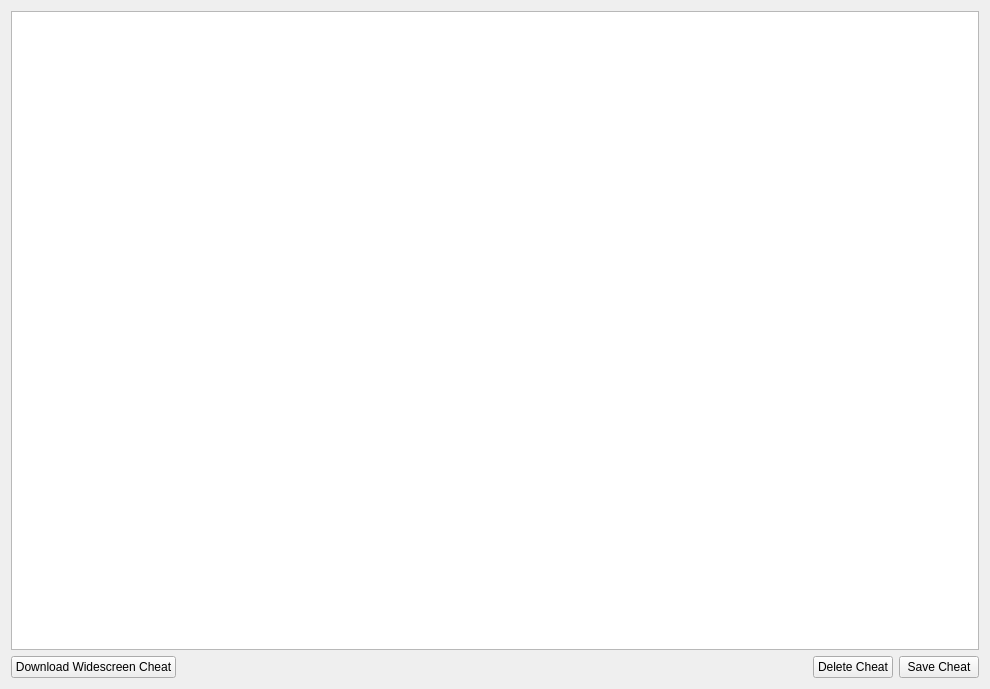
<?xml version="1.0" encoding="UTF-8"?>
<ui version="4.0">
 <class>GameCheatWidget</class>
 <widget class="QWidget" name="GameCheatWidget">
  <property name="geometry">
   <rect>
    <x>0</x>
    <y>0</y>
    <width>990</width>
    <height>689</height>
   </rect>
  </property>
  <property name="windowTitle">
   <string>Form</string>
  </property>
  <layout class="QVBoxLayout" name="verticalLayout">
   <item>
    <widget class="QTextEdit" name="mp_text_edit_cheat"/>
   </item>
   <item>
    <layout class="QHBoxLayout" name="horizontalLayout">
     <item>
      <widget class="QPushButton" name="mp_btn_download">
       <property name="text">
        <string>Download Widescreen Cheat</string>
       </property>
       <property name="icon">
        <iconset resource="../Resources/Resources.qrc">
         <normaloff>:/images/download</normaloff>:/images/download</iconset>
       </property>
      </widget>
     </item>
     <item>
      <spacer name="horizontalSpacer">
       <property name="orientation">
        <enum>Qt::Orientation::Horizontal</enum>
       </property>
       <property name="sizeHint" stdset="0">
        <size>
         <width>40</width>
         <height>20</height>
        </size>
       </property>
      </spacer>
     </item>
     <item>
      <widget class="QPushButton" name="mp_btn_delete">
       <property name="text">
        <string>Delete Cheat</string>
       </property>
       <property name="icon">
        <iconset resource="../Resources/Resources.qrc">
         <normaloff>:/images/delete</normaloff>:/images/delete</iconset>
       </property>
      </widget>
     </item>
     <item>
      <widget class="QPushButton" name="mp_btn_save">
       <property name="text">
        <string>Save Cheat</string>
       </property>
       <property name="icon">
        <iconset resource="../Resources/Resources.qrc">
         <normaloff>:/images/save</normaloff>:/images/save</iconset>
       </property>
      </widget>
     </item>
    </layout>
   </item>
  </layout>
 </widget>
 <tabstops>
  <tabstop>mp_text_edit_cheat</tabstop>
  <tabstop>mp_btn_download</tabstop>
  <tabstop>mp_btn_delete</tabstop>
  <tabstop>mp_btn_save</tabstop>
 </tabstops>
 <resources>
  <include location="../Resources/Resources.qrc"/>
 </resources>
 <connections/>
</ui>
